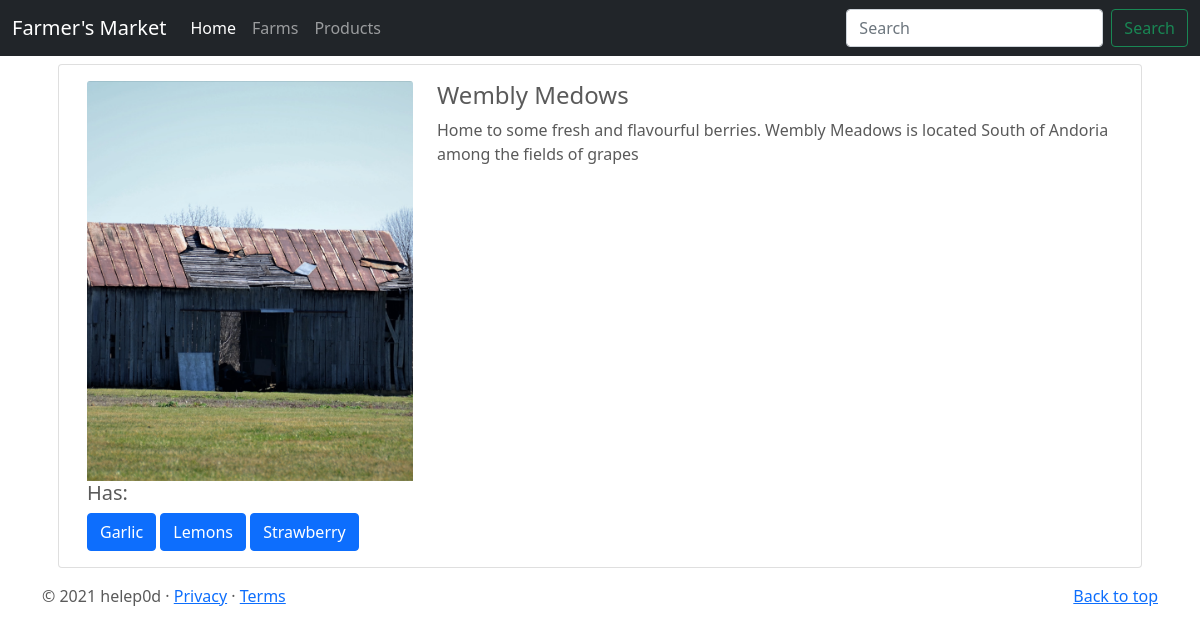
Screenshot of /farms/3 with the database file from the repository.
### tables this page shows
CREATE TABLE "farms" (
	"farm_ID"	INTEGER,
	"name"	VARCHAR(20),
	"description"	VARCHAR(500),
	PRIMARY KEY("farm_ID" AUTOINCREMENT)
);

CREATE TABLE "ProductFarm" (
	"product_id"	INTEGER,
	"farm_id"	INTEGER,
	FOREIGN KEY("product_id") REFERENCES "Products"("product_id"),
	FOREIGN KEY("farm_id") REFERENCES "Farms"("farm_id"),
	PRIMARY KEY("product_id","farm_id")
);

CREATE TABLE "Products" (
	"product_id"	INTEGER,
	"name"	VARCHAR(50) UNIQUE,
	PRIMARY KEY("product_id")
);

### modules/Farms/farms.py (the view)
@farms.route('/<farm_id>')
def product_view(farm_id):
    db = UserDatabase(current_app.config["USERS_DB"])
    farm_data = db.select_farm(farm_id)
    product_data = db.select_farm_product(farm_id)
    if farm_data:
        return render_template("farm.html", farm=farm_data, product=product_data)

### modules/Auth/user_db.py (called while the page is built)
    def select_farm(self, farm_id):
        sql = """
            SELECT * FROM farms
            WHERE farm_id = ?
        """
        self.cursor.execute(sql, (farm_id, ))
        return self.cursor.fetchone()

    def select_farm_product(self, farm_id):
        sql = """
            SELECT ProductFarm.farm_id, Products.name, Products.product_id
            FROM ProductFarm
            INNER JOIN Products ON Products.product_id = ProductFarm.product_id
            INNER JOIN Farms ON farms.farm_id = ProductFarm.farm_id
            WHERE farms.farm_id = ?
        """
        self.cursor.execute(sql, (farm_id, ))
        return self.cursor.fetchall()

    def __del__(self):
            self.__connection.close()

### templates/farm.html
{% extends 'base.html' %}
{% block main %}
    <main role="main">
      <div class="container">
        <div class="card" id="item-container">
          <div class="card-body">
            <div class="container">
              <div class="row">
                <div class="col-sm-4">
                  <img class="card-img-top product-img" src="{{ url_for('download_file', filename='farm-'+farm[0]|string+'.jpeg') }}" alt="Card image cap">
                </div>
                <div class="col-sm">
                  <h4 class="card-title">{{ farm[1] }}</h4>
                  <p class="card-text">{{ farm[2] }}</p>
                </div>
              </div>
              <div class="row">
                <div class="col-sm">
                  <h5>Has:</h5>
                  {% for farm in product %}
                    <a href="/products/{{ farm[2] }}" class="btn btn-primary">{{ farm[1] }}</a>
                  {% endfor %}
                </div>
              </div>
            </div>
          </div>
        </div>
      </div>
    <footer class="container">
      <p class="float-end"><a href="#">Back to top</a></p>
      <p>&copy; 2021 helep0d &middot; <a href="#">Privacy</a> &middot; <a href="#">Terms</a></p>
    </footer>
    </main>
{% endblock %}

### static/main.css (style rules this page uses)
body { padding-top: 3rem; padding-bottom: 3rem; color: #5a5a5a; }
#item-container { margin: 1rem; }
.product-img { width: 100%; height: 25rem; object-fit: cover; }

### rows the page displays
farms: name "Wembly Medows", description "Home to some fresh and flavourful berries. Wembly Meadows is located South of Andoria among the fields of grapes"
ProductFarm: name "Garlic"
ProductFarm: name "Lemons"
ProductFarm: name "Strawberry"
